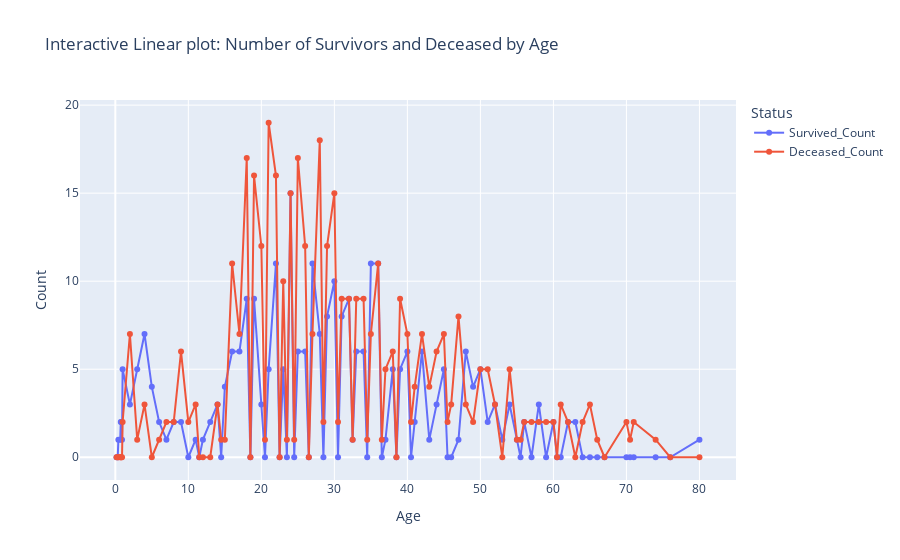

Here is the notebook cell this chart was saved with:
### Markdown cell above
#### 2. Linear plot: интерактивный график зависимости количества выживших и погибших от возраста

### Code cell
# считаем количество выживших и погибших по возрасту
age_survival = df.groupby('Age').agg(
    Survived_Count=('Survived', lambda x: (x == 1).sum()),
    Deceased_Count=('Survived', lambda x: (x == 0).sum())).reset_index()

fig = px.line(age_survival, x='Age', y=['Survived_Count', 'Deceased_Count'],
    title='Interactive Linear plot: Number of Survivors and Deceased by Age',
    labels={'value': 'Count'},
    markers=True)

fig.update_layout(legend_title_text='Status')
fig.show()

### Figure 1 — Plotly figure (JSON) as saved in the notebook; plotly's stock layout.template omitted (floating-point values rounded to 4 significant figures)
{"data": [{"hovertemplate": "variable=Survived_Count<br>Age=%{x}<br>Count=%{y}<extra></extra>", "legendgroup": "Survived_Count", "line": {"color": "#636efa", "dash": "solid"}, "marker": {"symbol": "circle"}, "mode": "lines+markers", "name": "Survived_Count", "orientation": "v", "showlegend": true, "type": "scatter", "x": [0.17, 0.33, 0.42, 0.67, 0.75, 0.83, 0.92, 1, 2, 3, 4, 5, 6, 7, 8, 9, 10, 11, 11.5, 12, 13, 14, 14.5, 15, 16, 17, 18, 18.5, 19, 20, 20.5, 21, 22, 22.5, 23, 23.5, 24, 24.5, 25, 26, 26.5, 27, 28, 28.5, 29, 30, 30.5, 31, 32, 32.5, 33, 34, 34.5, 35, 36, 36.5, 37, 38, 38.5, 39, 40, 40.5, 41, 42, 43, 44, 45, 45.5, 46, 47, 48, 49, 50, 51, 52, 53, 54, 55, 55.5, 56, 57, 58, 59, 60, 60.5, 61, 62, 63, 64, 65, 66, 67, 70, 70.5, 71, 74, 76, 80], "xaxis": "x", "y": [0, 0, 1, 1, 2, 2, 1, 5, 3, 5, 7, 4, 2, 1, 2, 2, 0, 1, 0, 1, 2, 3, 0, 4, 6, 6, 9, 0, 9, 3, 0, 5, 11, 0, 5, 0, 15, 0, 6, 6, 0, 11, 7, 0, 8, 10, 0, 8, 9, 1, 6, 6, 0, 11, 11, 0, 1, 5, 0, 5, 6, 0, 2, 6, 1, 3, 5, 0, 0, 1, 6, 4, 5, 2, 3, 1, 3, 1, 0, 2, 0, 3, 0, 2, 0, 0, 2, 2, 0, 0, 0, 0, 0, 0, 0, 0, 0, 1], "yaxis": "y"}, {"hovertemplate": "variable=Deceased_Count<br>Age=%{x}<br>Count=%{y}<extra></extra>", "legendgroup": "Deceased_Count", "line": {"color": "#EF553B", "dash": "solid"}, "marker": {"symbol": "circle"}, "mode": "lines+markers", "name": "Deceased_Count", "orientation": "v", "showlegend": true, "type": "scatter", "x": [0.17, 0.33, 0.42, 0.67, 0.75, 0.83, 0.92, 1, 2, 3, 4, 5, 6, 7, 8, 9, 10, 11, 11.5, 12, 13, 14, 14.5, 15, 16, 17, 18, 18.5, 19, 20, 20.5, 21, 22, 22.5, 23, 23.5, 24, 24.5, 25, 26, 26.5, 27, 28, 28.5, 29, 30, 30.5, 31, 32, 32.5, 33, 34, 34.5, 35, 36, 36.5, 37, 38, 38.5, 39, 40, 40.5, 41, 42, 43, 44, 45, 45.5, 46, 47, 48, 49, 50, 51, 52, 53, 54, 55, 55.5, 56, 57, 58, 59, 60, 60.5, 61, 62, 63, 64, 65, 66, 67, 70, 70.5, 71, 74, 76, 80], "xaxis": "x", "y": [0, 0, 0, 0, 0, 0, 0, 2, 7, 1, 3, 0, 1, 2, 2, 6, 2, 3, 0, 0, 0, 3, 1, 1, 11, 7, 17, 0, 16, 12, 1, 19, 16, 0, 10, 1, 15, 1, 17, 12, 0, 7, 18, 2, 12, 15, 2, 9, 9, 1, 9, 9, 1, 7, 11, 1, 5, 6, 0, 9, 7, 2, 4, 7, 4, 6, 7, 2, 3, 8, 3, 2, 5, 5, 3, 0, 5, 1, 1, 2, 2, 2, 2, 2, 0, 3, 2, 0, 2, 3, 1, 0, 2, 1, 2, 1, 0, 0], "yaxis": "y"}], "layout": {"legend": {"title": {"text": "Status"}, "tracegroupgap": 0}, "title": {"text": "Interactive Linear plot: Number of Survivors and Deceased by Age"}, "xaxis": {"anchor": "y", "domain": [0, 1], "title": {"text": "Age"}}, "yaxis": {"anchor": "x", "domain": [0, 1], "title": {"text": "Count"}}}}
